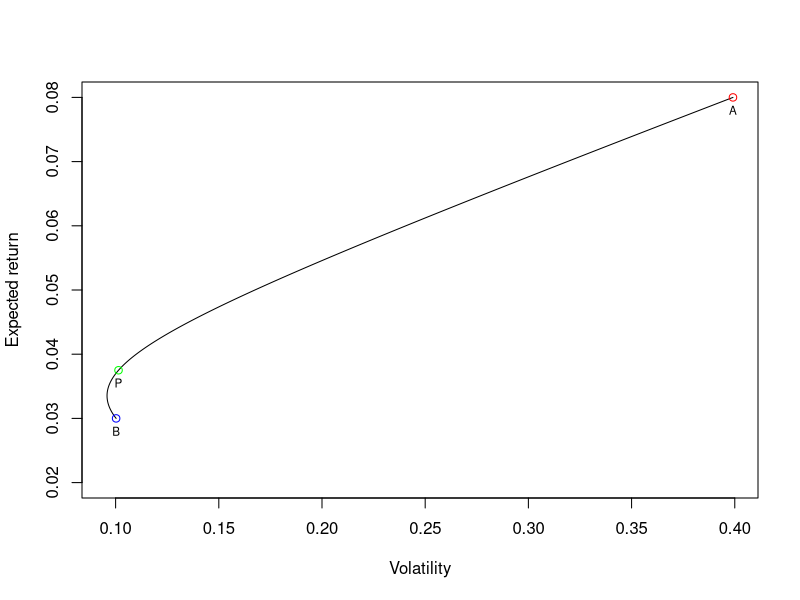
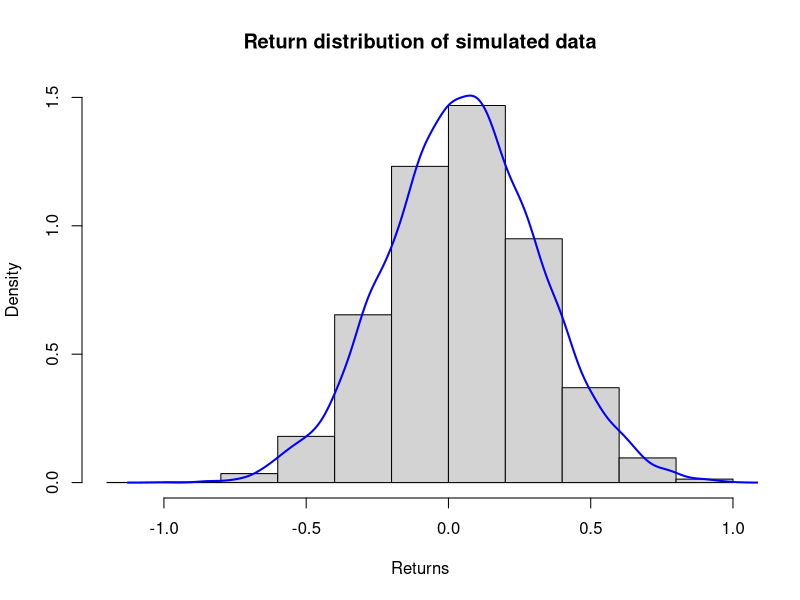
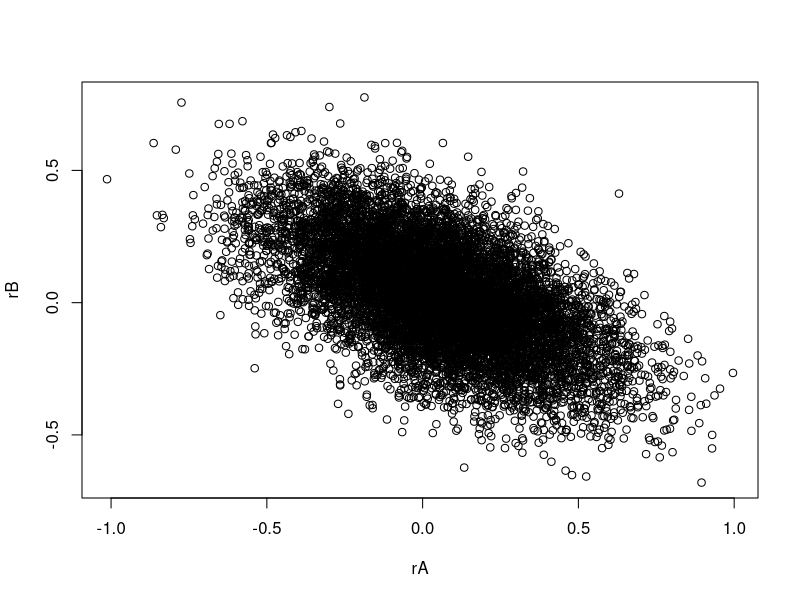
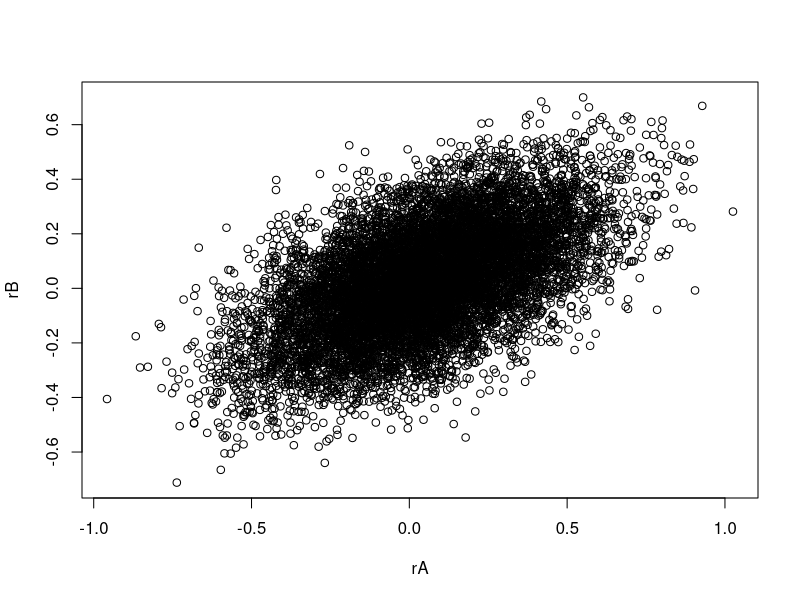
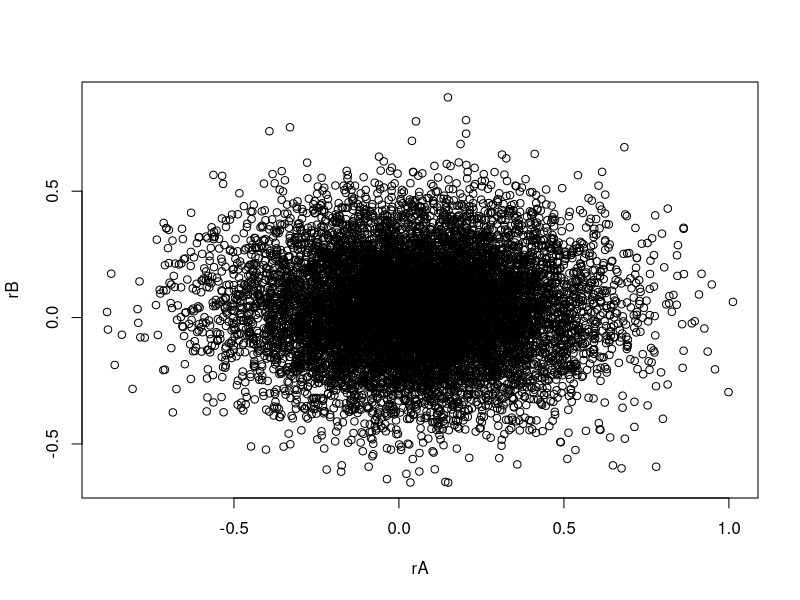

These figures' R source, in order:
## ---- chunk 1
knitr::opts_chunk$set(echo = TRUE)

# options(scipen=999)
options(digits = 5)

## ---- chunk 2
## Example 1
## make data frame Example 1 (df_Ex1) 
## make rA and rB variables for illustration of covariance 
df_Ex1 <- data.frame(
  Prob = c(0.25, 0.5, 0.25),
  rA = c(0.69, 0.03, -0.43),
  rB = c(-0.06, 0.13, -0.08)
)

## ---- chunk 3
## E[r] from Example 1
meanA <- sum(df_Ex1$Prob*df_Ex1$rA)
meanB <- sum(df_Ex1$Prob*df_Ex1$rB)
meanA
meanB

## ---- chunk 4
## Example 1
## calculate Var[r]
varA <- sum(df_Ex1$Prob*(df_Ex1$rA - meanA)^2)
varB <- sum(df_Ex1$Prob*(df_Ex1$rB - meanB)^2)
varA
varB
## calculate sd[r]
sqrt(varA)
sqrt(varB)

## ---- chunk 5
## Covariance of rA, rB = covarAB
meanAB <- sum(df_Ex1$Prob*df_Ex1$rA*df_Ex1$rB)
meanAB - meanA* meanB
covarAB <- meanAB - meanA* meanB

## correlation
covarAB/(sqrt(varA)*sqrt(varB))


## ---- chunk 6
## weight
wA <- 0.15
wB <- 0.85

## portfolio expected return
mean_port <- wA*meanA + wB*meanB
mean_port
# portfolio variance
var_port <- wA^2*varA + wB^2*varB + 2*wA*wB*covarAB
var_port
# portfolio sd
sd_port <- sqrt(var_port)
sd_port


## ---- chunk 7
# Sharpe ratio of A
(meanA-0)/sqrt(varA)

# Sharpe ratio of B
(meanB-0)/sqrt(varB)

# Sharpe ratio of portfolio
(mean_port-0)/sd_port

## ---- chunk 8
N_obs <- 1000

## create data frame
df_plot <- data.frame(
  w_1 = seq(from = 0, to = 1, length.out = N_obs)
)
# create w_2
df_plot$w_2 <- 1 - df_plot$w_1
# calculate portfolio mean and sd for different value of weights
df_plot$R_mean <- df_plot$w_1 * meanA + df_plot$w_2*meanB
df_plot$R_var <- df_plot$w_1^2*varA + df_plot$w_2^2*varB + 
  2*df_plot$w_1*df_plot$w_2*covarAB
df_plot$R_sd <- sqrt(df_plot$R_var)

## plot expected return and volatility for different value of weights
plot(x = df_plot$R_sd, y = df_plot$R_mean, type = "l",
     ylim=c(0.02,0.08), xlab = "Volatility", ylab = "Expected return")
points(x = sqrt(varA), y = meanA, col = "red")
points(x = sqrt(varB), y = meanB, col = "blue")
points(x = sqrt(var_port), y = mean_port, col = "green")
text(x = c(sqrt(varA), sqrt(varB), sqrt(var_port)), 
     y = c(meanA, meanB, mean_port)-0.002, 
     labels = c("A", "B", "P"), cex= 0.7)


## ---- chunk 9
mu_mat <- matrix(c(meanA, meanB), nrow = 2)
Sigma_mat <- matrix(c(varA, covarAB, covarAB, varB),
                    byrow = TRUE, nrow = 2)

## ---- chunk 10
t(mu_mat)

## ---- chunk 11
w_mat <- c(0.15, 0.85)

## E[rp]
t(w_mat) %*% mu_mat

## Var[rp]
t(w_mat) %*% Sigma_mat %*% w_mat


## ---- chunk 12

## Example 2
## generate random numbers that follow Multivariate Normal Distribution
## notice that we use mean and sd as inputs for mvrnorm function
## rA and rB are correlated for illustration
library(MASS) ## for mvrnorm function
# define the covariance matrix for simulated data
Sigma <- matrix(c(7, -3, -3, 4),2,2) / 100
# simulate multi-variate normal distribution
set.seed(1) # for replication
df_Ex2 <- mvrnorm(n = 10000, mu = c(5/100, 3/100), Sigma)
## change data type from matrix to data frame
df_Ex2 <- as.data.frame(df_Ex2)
## assign column names to the data frame
colnames(df_Ex2) <- c("rA", "rB")

## distribution of return
hist(df_Ex2$rA, breaks = 10,
     xlab = "Returns", 
     ylim = c(0,1.5),
     main = "Return distribution of simulated data", probability = TRUE)

# Density line
lines(density(df_Ex2$rA), col = "blue", lwd = 2)

## ---- chunk 13
## sample mean 
mean(df_Ex2$rA)

## ---- chunk 14
## variance
var(x = df_Ex2$rA)
## standard deviation
sd(x = df_Ex2$rA)
## equivalently, sd = sqrt(var)
sqrt(var(x = df_Ex2$rA))

## using the function from Lecture 1 code and data: visualize.R
# This function returns the unbiased estimator of volatility 
# Note that this is equivalent to using the function "STEDV.S" in Excel
vol.s <-function(x){
        n<-length(as.vector(x))
        x_bar<-sum(x)/n
        # note that the sum of squared deviations is divided by (n-1)
        stdev<-sqrt(sum((x-x_bar)^2)/(n-1))  
        return(stdev)
}

## similar result with before
vol.s(x = df_Ex2$rA)

## using alternative definition, var[x] = E[x^2]-E[x]^2, 
## notice there are slight differences if we expand the digits
## due to differences in denominator
sqrt(mean(df_Ex2$rA^2) - mean(df_Ex2$rA)^2)
## adjusting for the denominator, we get the same results
sqrt((mean(df_Ex2$rA^2) - mean(df_Ex2$rA)^2)*nrow(df_Ex2)/(nrow(df_Ex2)-1) )

## ---- chunk 15
cov(df_Ex2$rA, df_Ex2$rB)

## to calculate Covariance matrix
cov(df_Ex2)

## ---- chunk 16
## negative covariance
plot(x = df_Ex2$rA, y = df_Ex2$rB , xlab = "rA", ylab = "rB" )

## positive covariance
Sigma <- matrix(c(7, 3, 3, 4),2,2) / 100
df_Ex2 <- mvrnorm(n = 10000, mu = c(5/100, 3/100), Sigma)
df_Ex2 <- as.data.frame(df_Ex2)
colnames(df_Ex2) <- c("rA", "rB")
plot(x = df_Ex2$rA, y = df_Ex2$rB , xlab = "rA", ylab = "rB" )

## zero covariance
Sigma <- matrix(c(7, 0, 0, 4),2,2) / 100
df_Ex2 <- mvrnorm(n = 10000, mu = c(5/100, 3/100), Sigma)
df_Ex2 <- as.data.frame(df_Ex2)
colnames(df_Ex2) <- c("rA", "rB")
plot(x = df_Ex2$rA, y = df_Ex2$rB , xlab = "rA", ylab = "rB" )


